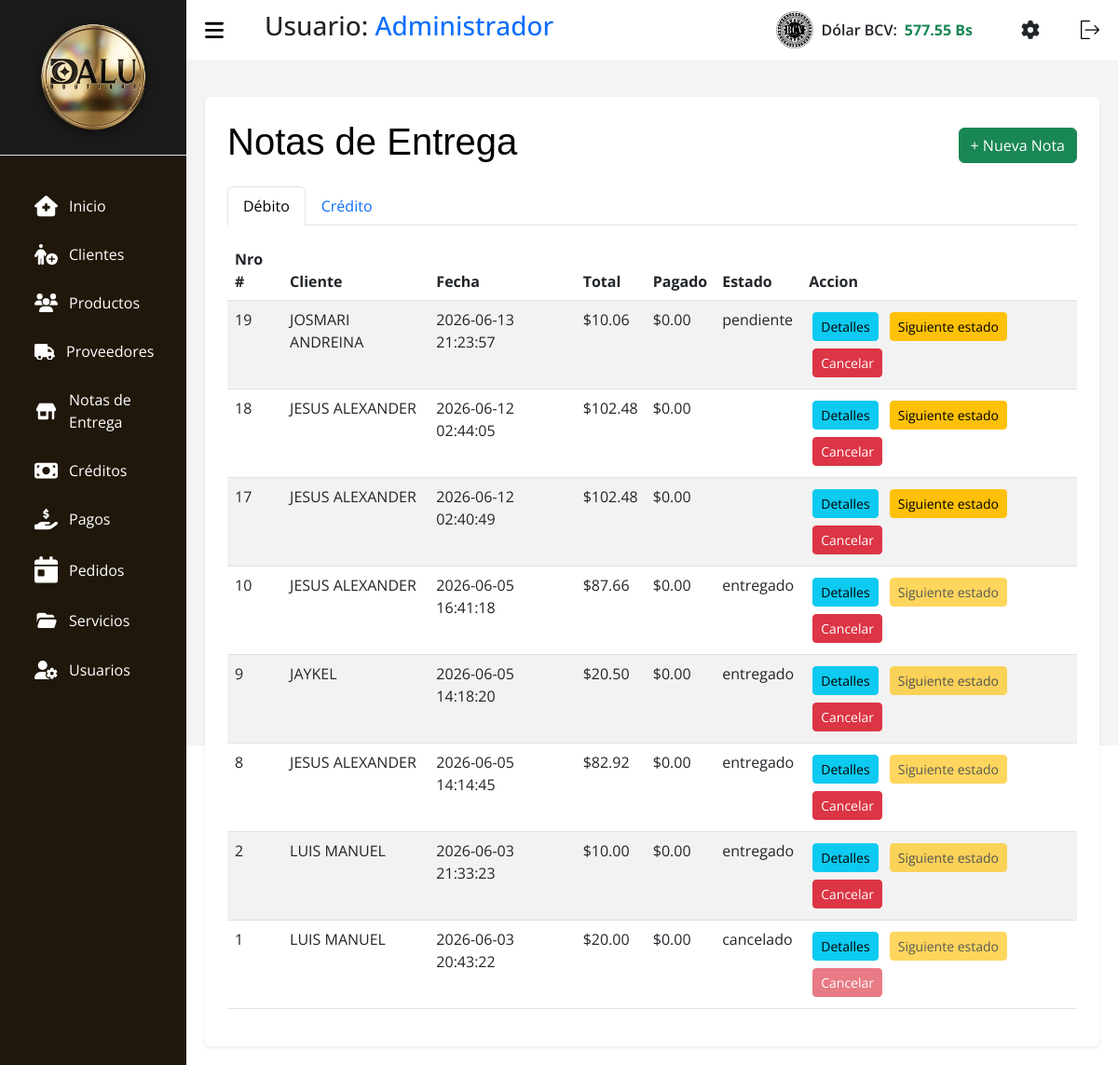
The page /index.php?c=Notas (signed in) on the database as committed earlier.
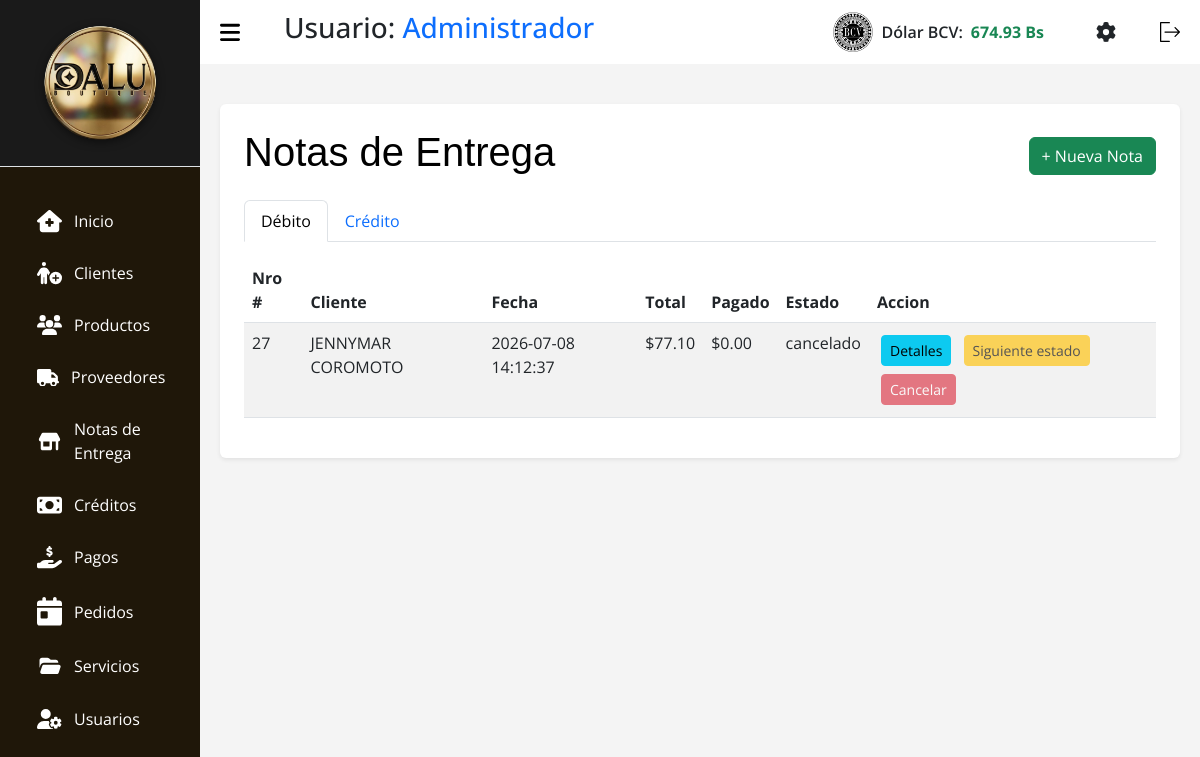
The same page on the database as committed later.
### tables this page shows
CREATE TABLE `tasa` (
  `id` int(11) NOT NULL,
  `nombre` varchar(50) NOT NULL,
  `valor` decimal(10,2) NOT NULL,
  `fecha_actualizacion` datetime NOT NULL DEFAULT current_timestamp()
);

CREATE TABLE `notas_entrega` (
  `id` int(11) NOT NULL,
  `id_cliente` int(11) NOT NULL,
  `fecha_pedido` datetime NOT NULL,
  `estado` enum('pendiente','confirmado','enviado','recibido','entregado','cancelado') NOT NULL DEFAULT 'pendiente',
  `tipo` enum('debito','credito') NOT NULL DEFAULT 'debito',
  `total` decimal(10,2) NOT NULL DEFAULT 0.00,
  `observaciones` text DEFAULT NULL,
  `fecha_registro` timestamp NOT NULL DEFAULT current_timestamp()
);

CREATE TABLE `clientes` (
  `id` int(11) NOT NULL,
  `nombre` varchar(100) NOT NULL,
  `apellido` varchar(100) DEFAULT NULL,
  `correo` varchar(150) DEFAULT NULL,
  `cedula` varchar(150) NOT NULL,
  `telefono` varchar(20) DEFAULT NULL,
  `direccion` varchar(255) DEFAULT NULL,
  `fecha_registro` timestamp NOT NULL DEFAULT current_timestamp(),
  `activo` tinyint(1) DEFAULT 1
);

### src/Models/Tasa.php (called while the page is built, shortened)
<?php
class Tasa extends Conexion {
    public function getLatest($nombre = 'BCV') {
        try {
            $stmt = $this->prepare("SELECT * FROM tasa WHERE nombre = :nombre ORDER BY id DESC LIMIT 1");
            $stmt->bindParam(':nombre', $nombre, PDO::PARAM_STR);
            $stmt->execute();
            return $stmt->fetch(PDO::FETCH_ASSOC);
        } catch (PDOException $e) {
            return false;
        }
    }
}

### src/Models/NotasEntrega.php (called while the page is built, shortened)
<?php
class NotasEntrega extends Conexion {
    public function getByTipo($tipo) {
        try {
            $sql = "SELECT n.*, c.nombre as nombre_cliente
                    FROM notas_entrega n
                    LEFT JOIN clientes c ON n.id_cliente = c.id
                    WHERE n.tipo = :tipo
                    ORDER BY n.fecha_registro DESC";
            $stmt = $this->prepare($sql);
            $stmt->bindParam(':tipo', $tipo);
            $stmt->execute();
            return $stmt->fetchAll(PDO::FETCH_ASSOC);
        } catch (PDOException $e) {
            error_log("Error al buscar notas de entrega por tipo: " . $e->getMessage());
            return [];
        }
    }
}

### src/Views/V_NotasEntrega.php (the view, shortened to what the changed rows need)
<!DOCTYPE html>
<html lang="es">
<head>
    <link rel="stylesheet" href="assets/css/css.css">
    <link rel="stylesheet" href="assets/css/tabla.css">
    <link rel="stylesheet" href="assets/css/header.css">
    <link rel="stylesheet" href="assets/bootstrap.min.css">
    <link rel="stylesheet" href="assets/DataTablet/datatables.css">
    <link rel="stylesheet" href="assets/css/libs/select2.min.css">
    <link rel="stylesheet" href="assets/css/libs/select2-bootstrap-5-theme.min.css">
</head>
<body>
    <?php require_once __DIR__ . "/../Views/layout/header.php"; ?>
    <main>
        <div class="container bg-white p-4 rounded shadow-sm mt-3">
            <div class="d-flex justify-content-between align-items-center mb-3">
                <h1 class="titulo text-black">Notas de Entrega</h1>
                <button class="btn btn-success" data-bs-toggle="modal" data-bs-target="#modalAgregarNE">+ Nueva Nota</button>
            </div>
            <ul class="nav nav-tabs mb-3" id="notasTabs" role="tablist">
                <li class="nav-item">
                    <button class="nav-link active" id="tab-debito" data-bs-toggle="tab" data-bs-target="#modulo-debito" type="button">Débito</button>
                </li>
                <li class="nav-item">
                    <button class="nav-link" id="tab-credito" data-bs-toggle="tab" data-bs-target="#modulo-credito" type="button">Crédito</button>
                </li>
            </ul>
            <div class="tab-content">
                <div class="tab-pane fade show active" id="modulo-debito">
                    <div class="table-responsive">
                        <table id="tablaNotasDebito" class="table-DT table table-striped">
                            <thead>
                                <tr>
                                    <th class="col-auto" scope="col">Nro #</th>
                                    <th class="col-auto" scope="col">Cliente</th>
                                    <th class="col-auto" scope="col">Fecha</th>
                                    <th class="col-auto" scope="col">Total</th>
                                    <th class="col-auto" scope="col">Pagado</th>
                                    <th class="col-auto" scope="col">Estado</th>
                                    <th class="col-auto" scope="col">Accion</th>
                                </tr>
                            </thead>
                            <tbody>
                                <?php foreach ($notas_debito ?? [] as $n): ?>
                                    <tr>
                                        <td><?php echo htmlspecialchars($n['id']); ?></td>
                                        <td><?php echo htmlspecialchars($n['nombre_cliente'] ?? ''); ?></td>
                                        <td><?php echo htmlspecialchars($n['fecha_pedido'] ?? ''); ?></td>
                                        <td>$<?php echo number_format($n['total'], 2); ?></td>
                                        <td>$<?php echo number_format($n['total_pagado'] ?? 0, 2); ?></td>
                                        <td><?php echo htmlspecialchars($n['estado']); ?></td>
                                        <td>
                                            <button type="button" class="btn btn-sm btn-info m-1 btn-ver-detalles" data-id="<?= $n['id'] ?>">Detalles</button>
                                            <button type="button" class="btn btn-sm btn-warning m-1" data-bs-toggle="modal" data-bs-target="#modalAvanzarEstadoNE<?= $n['id'] ?>" <?= in_array($n['estado'], ['entregado','cancelado']) ? ' disabled' : '' ?>>Siguiente estado</button>
                                            <button type="button" class="btn btn-sm btn-danger m-1" data-bs-toggle="modal" data-bs-target="#modalConfirmarEliminarNE<?= $n['id'] ?>" <?= in_array($n['estado'], ['cancelado']) ? ' disabled' : '' ?>>Cancelar</button>
                                        </td>
                                    </tr>
                                <?php endforeach; ?>
                            </tbody>
                        </table>
                    </div>
                </div>
            </div>
        </div>
    </main>
</body>
</html>

### src/Views/layout/header.php (shortened to what the changed rows need)
<?php
$tasaModel_header = new Tasa();
$tasaActual_header = $tasaModel_header->getLatest();
$tasaValor = $tasaActual_header ? number_format((float)$tasaActual_header['valor'], 2) : '0.00';
?>
<section id="sidebar">
  <div class="sidebar-heading border-bottom p-3" style="background-color: #1a1a1a; text-align: center;">
    <img src="assets/img/dalulisto.png" style="max-width: 80%; height: auto; filter: drop-shadow(0px 2px 4px rgba(0,0,0,0.5));" alt="Logo Dalu">
  </div>
  <ul class="side-menu">
    <li class="nav-item m-1 fs-6">
      <a class="nav-link active" aria-current="page" href="?c=Home">
        Inicio</a>
    </li>
    <li class="nav-item m-1 fs-6">
      <a class="nav-link" href="?c=Clientes">
        Clientes
      </a>
    </li>
    <li class="nav-item m-1 fs-6">
      <a class="nav-link" href="?c=Productos">
        Productos
      </a>
    </li>
    <li class="nav-item m-1 fs-6">
      <a class="nav-link" href="?c=Proveedores">
        Proveedores
      </a>
    </li>
    <li class="nav-item m-1 fs-6">
      <a class="nav-link" href="?c=Notas">
        Notas de
        <br>
        Entrega
      </a>
    </li>
    <li class="nav-item m-1 fs-6">
      <a class="nav-link" href="?c=Creditos">
        Créditos
      </a>
    </li>
    <li class="nav-item m-1 fs-6">
      <a class="nav-link" href="?c=Pagos">
        Pagos
      </a>
    <li class="nav-item m-1 fs-6">
      <a class="nav-link" href="?c=Pedidos">
        Pedidos
      </a>
    </li>
    <li class="nav-item m-1 fs-6">
      <a class="nav-link" href="?c=Servicios">
        Servicios
      </a>
    </li>
    <li class="nav-item  m-1 fs-6">
      <a class="nav-link" href="?c=Usuarios">
        Usuarios
      </a>
    </li>
  </ul>
</section>
<section id="content">
  <nav>
    <h3 class="ms-3">Usuario: <span class="text-primary"><?= htmlspecialchars($_SESSION['nombre']) ?></span></h3>
    <div class="d-flex align-items-center ms-auto me-4" id="bcvDiv" style="cursor:pointer;" data-bs-toggle="modal" data-bs-target="#modalTasa">
        <img class="img-bcv me-2" src="assets/img/bcv2.png" alt="BCV" width="40">
        <span class="text-dark fw-semibold me-2">Dólar BCV:</span>
        <span class="text-success fw-bold" id="Dolar_bcv"><?= htmlspecialchars($tasaValor) ?> Bs</span>
    </div>
    <a href="?c=Ajustes" class="me-3 text-dark" title="Ajustes y Configuración">
    </a>
    <form action="index.php?c=login&a=Logout" method="POST">
      <button type="submit" style="background: none; border: none; cursor: pointer;">
      </button>
    </form>
  </nav>

Rows that differ between the two databases and show on the page:
removed notas_entrega: id "19", id_cliente.nombre "JOSMARI ANDREINA", fecha_pedido "2026-06-13 21:23:57", total "10.06", total_pagado "0.00", estado "pendiente"
removed notas_entrega: id "18", id_cliente.nombre "JESUS ALEXANDER", fecha_pedido "2026-06-12 02:44:05", total "102.48", total_pagado "0.00", estado empty (drawn)
removed notas_entrega: id "17", id_cliente.nombre "JESUS ALEXANDER", fecha_pedido "2026-06-12 02:40:49", total "102.48", total_pagado "0.00", estado empty (drawn)
removed notas_entrega: id "10", id_cliente.nombre "JESUS ALEXANDER", fecha_pedido "2026-06-05 16:41:18", total "87.66", total_pagado "0.00", estado "entregado"
removed notas_entrega: id "9", id_cliente.nombre "JAYKEL", fecha_pedido "2026-06-05 14:18:20", total "20.50", total_pagado "0.00", estado "entregado"
removed notas_entrega: id "8", id_cliente.nombre "JESUS ALEXANDER", fecha_pedido "2026-06-05 14:14:45", total "82.92", total_pagado "0.00", estado "entregado"
removed notas_entrega: id "2", id_cliente.nombre "LUIS MANUEL", fecha_pedido "2026-06-03 21:33:23", total "10.00", total_pagado "0.00", estado "entregado"
removed notas_entrega: id "1", id_cliente.nombre "LUIS MANUEL", fecha_pedido "2026-06-03 20:43:22", total "20.00", total_pagado "0.00", estado "cancelado"
changed tasa: valor "577.55" → "674.93"
added notas_entrega: id "27", id_cliente.nombre "JENNYMAR COROMOTO", fecha_pedido "2026-07-08 14:12:37", total "77.10", total_pagado "0.00", estado "cancelado"
